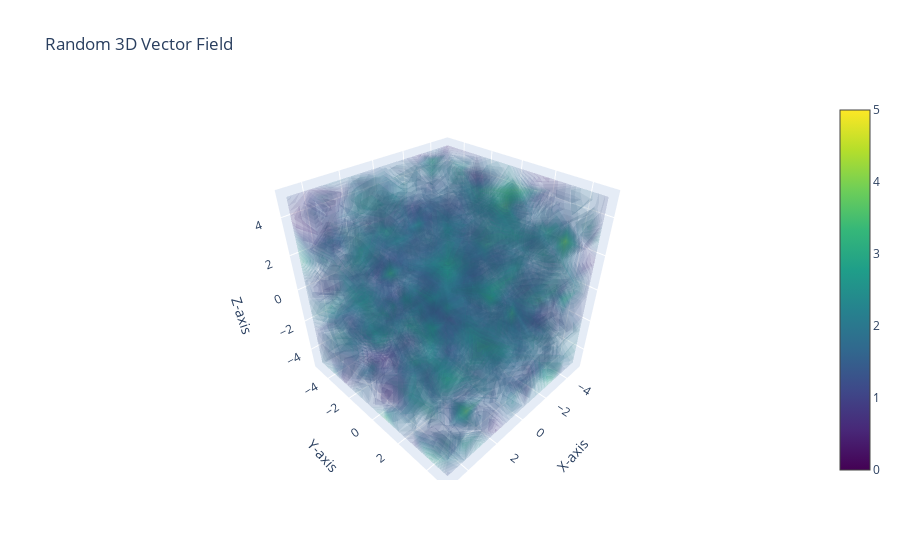

Source (notebook cell):
### Code cell
# Heatmap of the random 3d vector field
n = 10  # Number of points in each axis
x = np.linspace(-5, 5, n)
y = np.linspace(-5, 5, n)
z = np.linspace(-5, 5, n)

# Create a 3D meshgrid
X, Y, Z = np.meshgrid(x, y, z)

# Define the random vector field in 3D
U = np.random.randn(n, n, n)  # Random x-component of the vector field
V = np.random.randn(n, n, n)  # Random y-component of the vector field
W = np.random.randn(n, n, n)  # Random z-component of the vector

# Calculate the magnitude of the vectors
magnitude = np.sqrt(U**2 + V**2 + W**2)

# Create a 3D heatmap
fig = go.Figure(data=go.Volume(
    x=X.flatten(),
    y=Y.flatten(),
    z=Z.flatten(),
    value=magnitude.flatten(),
    isomin=0,
    isomax=5,
    opacity=0.1,  # Transparency
    surface_count=21,  # Number of isosurfaces
    colorscale='Viridis'
))

# Customize layout
fig.update_layout(
    scene=dict(
        xaxis_title='X-axis',
        yaxis_title='Y-axis',
        zaxis_title='Z-axis'
    ),
    title="Random 3D Vector Field"
)

# Show interactive plot
fig.show()

### Figure 1 — Plotly figure (JSON) as saved in the notebook; plotly's stock layout.template omitted (floating-point values rounded to 4 significant figures; data arrays with more than 128 entries replaced by an {"elided": "..."} marker saying what was removed)
{"data": [{"colorscale": [[0, "#440154"], [0.1111, "#482878"], [0.2222, "#3e4989"], [0.3333, "#31688e"], [0.4444, "#26828e"], [0.5556, "#1f9e89"], [0.6667, "#35b779"], [0.7778, "#6ece58"], [0.8889, "#b5de2b"], [1, "#fde725"]], "isomax": 5, "isomin": 0, "opacity": 0.1, "surface": {"count": 21}, "type": "volume", "value": {"elided": "1000 float values"}, "x": {"elided": "1000 float values"}, "y": {"elided": "1000 float values"}, "z": {"elided": "1000 float values"}}], "layout": {"scene": {"xaxis": {"title": {"text": "X-axis"}}, "yaxis": {"title": {"text": "Y-axis"}}, "zaxis": {"title": {"text": "Z-axis"}}}, "title": {"text": "Random 3D Vector Field"}}}
